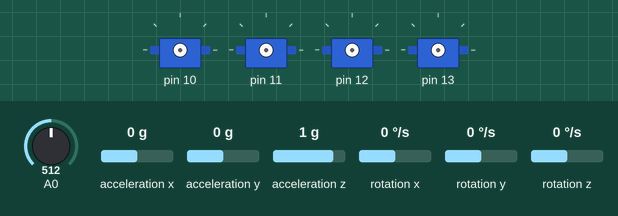
A program run on a simulated Arduino Uno, built with avr-gcc and run on an emulated ATmega328P. Parts: 4 × servo. The test bench sets the inputs (shaded band); at power-on: rotation z 0 °/s, acceleration y 0 g, acceleration x 0 g, acceleration z 1 g, A0 = 512, rotation x 0 °/s, rotation y 0 °/s. What the program prints to the serial monitor is not drawn.

Above: at 0.1 s.
At 2.7 s:
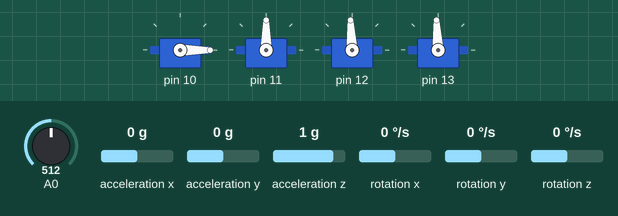
2.8 s: rotation z set to -192 °/s
4.5 s: acceleration y set to -1.4 g
7.5 s: acceleration x set to -1.4 g
10.5 s: acceleration z set to -1.4 g
At 11.3 s:
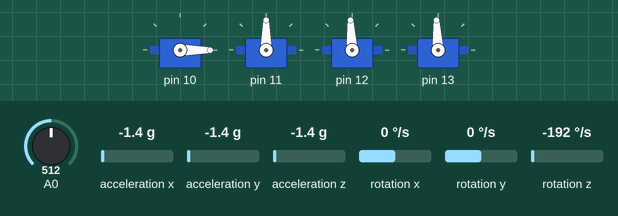
Timing chart, 0 to 13.5 s (numbered marks = the images above; inputs shaded):
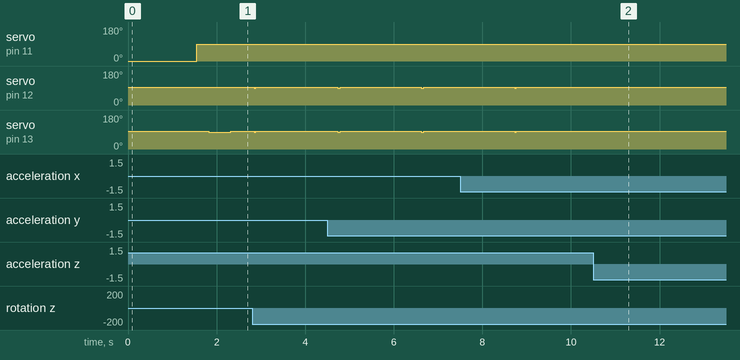

The program:

main.cpp
```cpp
#include <Arduino.h>

// ----- Include telemetry -----
#include <command.hpp>
#include <telemetry.hpp>

// ----- Include drivers -----
#include <gyro.hpp>
#include <infrared.hpp>
#include <motor.hpp>
#include <ultrasonic.hpp>

// ----- Include pathfinding -----
#include <pathfinding.hpp>

// ----- Include timekeeping -----
#include <time.hpp>

bool turnedOnce;

void setup() {
    telemetry::init();
    randomSeed(analogRead(0));

    // Give the serial port time to connect
    delay(1000);

    telemetry::command::load_vector_table({
        .CalibrateAmbientInfrared = infrared::calibrate::ambient,
        .CalibrateReferenceInfrared = infrared::calibrate::reference,
    });

    telemetry::send(F("main:initializing"), true);
    telemetry::send(F("main:running"), false);

    gyro::init();
    // delay(3000);
    motor::init();
    infrared::init();

    telemetry::send(F("main:initializing"), false);
    telemetry::send(F("main:running"), true);

    // motor::rotate_robot(50, motor::Direction::RIGHT);
    // delay(5000);
    // motor::rotate_robot(140, motor::Direction::LEFT);
    motor::point_ultrasonic(0);

    turnedOnce = false;

    time::init();
}

void loop() {
    // telemetry::send(F("history"), true);
    //   motor::rotate_robot(50, motor::Direction::RIGHT);

    /*
    if (time::is_before(5000) && !turnedOnce) {
        motor::drive_straight(1450, 2000);
        motor::Movement movement;
        motor::Movement::Forward forward;
        forward.speed = 1450;
        forward.time = 2000;
        movement.type = movement.FORWARD;
        movement.value.forward = forward;
        motor::push_history(movement);

        motor::Movement movement2;
        motor::rotate_robot(50, motor::Direction::RIGHT);
        motor::Movement::Rotation rotation;
        movement2.type = movement2.ROTATION;
        rotation.direction = motor::Direction::RIGHT;
        rotation.degrees = 50;
        movement2.value.rotation = rotation;
        motor::push_history(movement2);
        movement2.send();
        turnedOnce = true;
    } else if (time::is_after(5000) && time::is_before(8000) && turnedOnce) {
        // telemetry::send(F("motor:rotation_angle"), 69);
        motor::rotate_robot(140, motor::Direction::LEFT);
        motor::Movement movement;
        motor::Movement::Rotation rotation;
        movement.type = movement.ROTATION;
        rotation.direction = motor::Direction::LEFT;
        rotation.degrees = 140;
        movement.value.rotation = rotation;
        motor::push_history(movement);
        movement.send();
        turnedOnce = false;
    }

    if (time::is_after(10000)) {
        // telemetry::send(F("history"), true);
        if (motor::get_index() >= 1) {
            motor::Movement movement = motor::get_opposite_movement(motor::pop_history());
            if (movement.type == movement.ROTATION) {
                telemetry::send(F("motor:degrees_rotation_after"), movement.value.rotation.degrees);
                motor::rotate_robot(movement.value.rotation.degrees, movement.value.rotation.direction);
            } else if (movement.type == movement.FORWARD) {
                motor::drive_straight(movement.value.forward.speed, movement.value.forward.time);
            }
        }
    }
    */
    // motor::point_ultrasonic(heading);

    // // uint16_t distance = ultrasonic::distance();
    // uint16_t distance = ultrasonic::mock_distance();

    // telemetry::send(F("ultrasonic:distance"), distance);
    // last_readings[heading + 90] = distance;

    // if (heading % 5 == 0) {
    //     telemetry::send_arr(F("ultrasonic:last_readings"), last_readings,
    //                    sizeof(last_readings) / sizeof(last_readings[0]));
    // }

    // if (heading >= 90) {
    //     step = -STEP_BY;
    // } else if (heading <= -90) {
    //     step = STEP_BY;
    // }

    // heading += step;
    pathfinding::random_strategy(1475);
    // delay(2000);
    // motor::rotate_robot(10, motor::Direction::LEFT);
    // delay(10000);
}
```

time.hpp
```cpp
#pragma once

#include <Arduino.h>
#include <stdint.h>

/**
 * @brief Helpers for timing.
 *
 * Functions and other tools wrapping the arduino millis and micros that provide
 * easy, repeatable timing
 */
namespace time {
    /**
     * @brief Initialize the timekeeping.
     *
     * It is best to call this at the end of main so that no time is skipped
     * before the first call to loop()
     */
    void init();

    bool is_before(uint32_t time_in_millis);
    bool is_after(uint32_t time_in_millis);
}
```

time.cpp
```cpp
#include "time.hpp"

static uint32_t beginning_of_time;

void time::init() {
    beginning_of_time = millis();
}

bool time::is_before(uint32_t time_in_millis) {
    return millis() - beginning_of_time < time_in_millis;
}

bool time::is_after(uint32_t time_in_millis) {
    return millis() - beginning_of_time > time_in_millis;
}
```

Measured:
- after the input at 10.5 s, servo on pin 12, servo on pin 13: stops changing and stays 93°
